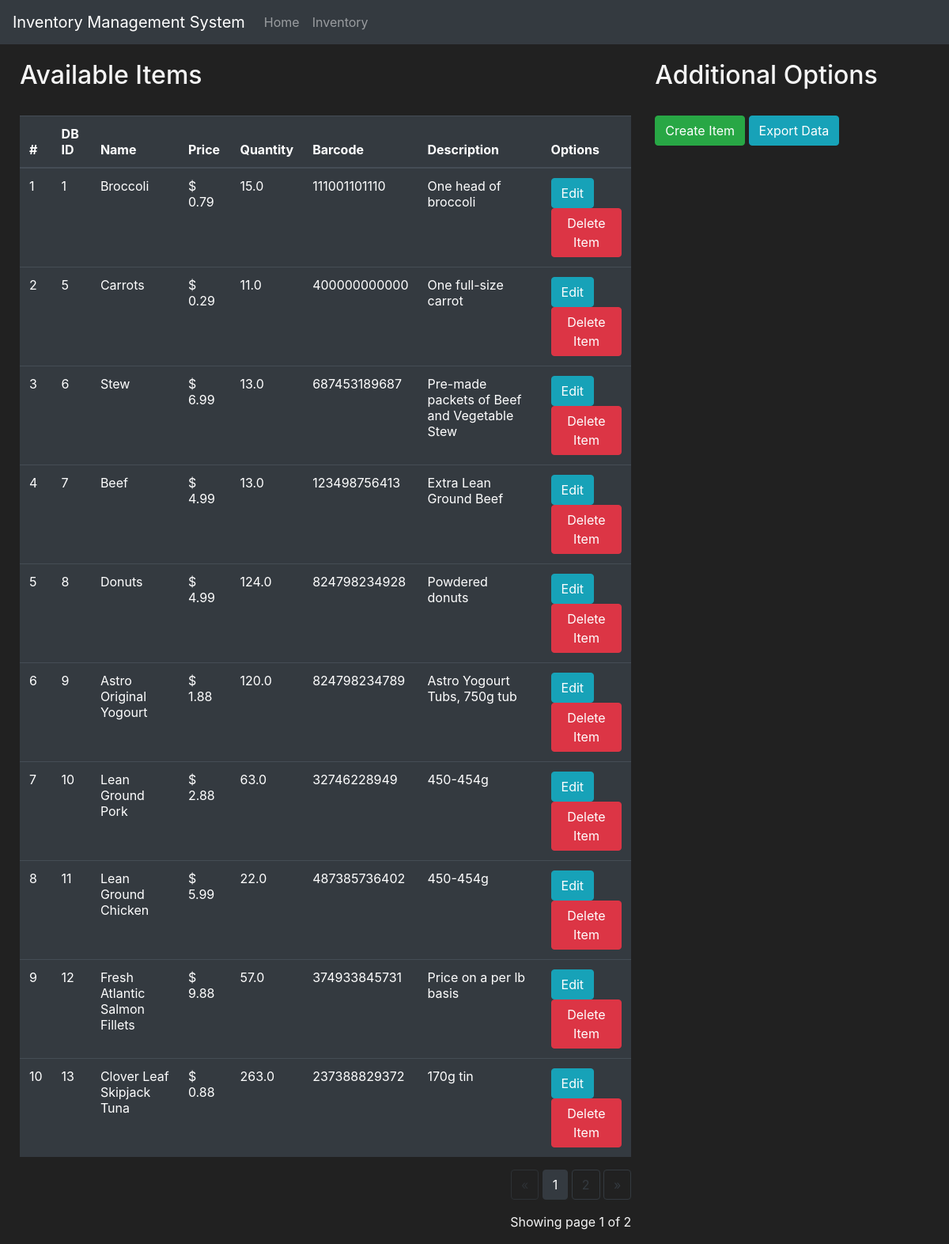
Page /inventory on the committed database.
### inventory/models.py (models this page shows)
class Item(db.Model):
    id = db.Column(db.Integer(), primary_key = True)
    name = db.Column(db.String(length = 30), nullable = False)
    price = db.Column(db.Float(), nullable = False)
    quantity = db.Column(db.Float(), nullable = False)
    barcode = db.Column(db.String(length = 12), nullable = False, unique = True)
    description = db.Column(db.String(length = 1024), nullable = False)

### inventory/routes.py (the view, shortened to what this page needs)
@app.route('/inventory', methods=['GET', 'POST'])
def inventory_page():
    deleting_form = DeleteItemForm()
    creating_form = CreateItemForm()
    editing_form = EditItemForm()
    items_displayed_per_page = 10
    if request.method == "GET":
        page = request.args.get('page', 1, type = int)
        items = Item.query.paginate(page = page, per_page = items_displayed_per_page)
        return render_template('inventory.html', items=items, deleting_form = deleting_form, creating_form = creating_form, editing_form = editing_form)

### inventory/templates/inventory.html (shortened to what this page needs)
{% extends 'base.html' %}
{% block content %}
    <div class = "row" style="margin-top:20px; margin-left:10px">
        <div class="col-8">
            <h2>Available Items</h2>
            <br>
            <table class="table table-hover table-dark">
                <thead>
                    <tr>
                        <th scope="col">#</th>
                        <th scope="col">DB ID</th>
                        <th scope="col">Name</th>
                        <th scope="col">Price</th>
                        <th scope="col">Quantity</th>
                        <th scope="col">Barcode</th>
                        <th scope="col">Description</th>
                        <th scope="col">Options</th>
                    </tr>
                </thead>
                <tbody>
                    {% for item in items.items %}
                    <tr>
                        <td>{{ loop.index}}</td>
                        <td>{{ item.id }}</td>
                        <td>{{ item.name }}</td>
                        <td>$ {{'%0.2f'| format(item.price|float)}}</td>
                        <td>{{ item.quantity }}</td>
                        <td>{{ item.barcode }}</td>
                        <td>{{ item.description }}</td>
                        <td>
                            <button class="btn btn-outline btn-info" data-toggle="modal" data-target="#Modal-Edit-{{ item.id }}">Edit</button>
                            <button class="btn btn-outline btn-danger" data-toggle="modal" data-target="#Modal-Delete-{{ item.id }}">Delete Item</button>
                        </td>
                    </tr>
                    {% endfor %}
                </tbody>
            </table>
            <div class="text-right">
                <a href="{{ url_for('inventory_page', page=items.prev_num) }}"
                class="btn btn-outline-dark
                {% if items.page == 1 %}disabled{% endif %}">
                </a>
                {% for page_num in items.iter_pages(left_edge=1, right_edge=1, left_current=1, right_current=2) %}
                    {% if page_num %}
                        {% if items.page == page_num %}
                            <a href="{{ url_for('inventory_page', page=page_num) }}"
                            class="btn btn-dark">
                                {{ page_num }}
                            </a>
                        {% else %}
                            <a href="{{ url_for('inventory_page', page=page_num) }}"
                            class="btn btn-outline-dark">
                                {{ page_num }}
                            </a>
                        {% endif %}
                    {% else %}
                        ...
                    {% endif %}
                {% endfor %}
                <a href="{{ url_for('inventory_page', page=items.next_num) }}" class="btn btn-outline-dark {% if items.page == items.pages %}disabled{% endif %}">
                    &raquo;
                </a>
            </div>
            <p class="text-right mt-3">
                Showing page {{ items.page }} of {{ items.pages }}
            </p>
        </div>
        <div class="col-4">
            <h2>Additional Options</h2>
            <br>
            <button class="btn btn-outline btn-success" data-toggle="modal" data-target="#Modal-CreateItem">Create Item</button>
            <a href="{{ url_for('export_page') }}" class="btn btn-outline btn-info">Export Data</a>
        </div>
    </div>
{% endblock %}

### inventory/templates/base.html (style rules this page uses)
body { background-color: #212121; color: whitesmoke }

### rows in the picture
Item: id "1", name "Broccoli", price "0.79", quantity "15.0", barcode "111001101110", description "One head of broccoli"
Item: id "5", name "Carrots", price "0.29", quantity "11.0", barcode "400000000000", description "One full-size carrot"
Item: id "6", name "Stew", price "6.99", quantity "13.0", barcode "687453189687", description "Pre-made packets of Beef and Vegetable Stew"
Item: id "7", name "Beef", price "4.99", quantity "13.0", barcode "123498756413", description "Extra Lean Ground Beef"
Item: id "8", name "Donuts", price "4.99", quantity "124.0", barcode "824798234928", description "Powdered donuts"
Item: id "9", name "Astro Original Yogourt", price "1.88", quantity "120.0", barcode "824798234789", description "Astro Yogourt Tubs, 750g tub"
Item: id "10", name "Lean Ground Pork", price "2.88", quantity "63.0", barcode "32746228949", description "450-454g"
Item: id "11", name "Lean Ground Chicken", price "5.99", quantity "22.0", barcode "487385736402", description "450-454g"
Item: id "12", name "Fresh Atlantic Salmon Fillets", price "9.88", quantity "57.0", barcode "374933845731", description "Price on a per lb basis"
Item: id "13", name "Clover Leaf Skipjack Tuna", price "0.88", quantity "263.0", barcode "237388829372", description "170g tin"

### other values in the picture
{{ page_num }} "1"
{{ page_num }} "2"
{{ items.page }} "1"
{{ items.pages }} "2"
